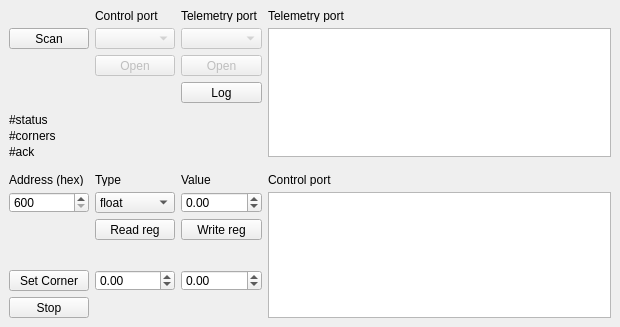
<?xml version="1.0" encoding="UTF-8"?>
<ui version="4.0">
 <class>MainWindow</class>
 <widget class="QMainWindow" name="MainWindow">
  <property name="geometry">
   <rect>
    <x>0</x>
    <y>0</y>
    <width>620</width>
    <height>327</height>
   </rect>
  </property>
  <property name="sizePolicy">
   <sizepolicy hsizetype="Maximum" vsizetype="Preferred">
    <horstretch>0</horstretch>
    <verstretch>0</verstretch>
   </sizepolicy>
  </property>
  <property name="minimumSize">
   <size>
    <width>535</width>
    <height>325</height>
   </size>
  </property>
  <property name="windowTitle">
   <string>Rotator ModBus</string>
  </property>
  <widget class="QWidget" name="centralwidget">
   <layout class="QGridLayout" name="gridLayout">
    <item row="0" column="0">
     <layout class="QGridLayout" name="gridLayout_Ports">
      <property name="sizeConstraint">
       <enum>QLayout::SetMaximumSize</enum>
      </property>
      <item row="13" column="0">
       <widget class="QPushButton" name="pushButton_Move">
        <property name="sizePolicy">
         <sizepolicy hsizetype="Preferred" vsizetype="Preferred">
          <horstretch>0</horstretch>
          <verstretch>0</verstretch>
         </sizepolicy>
        </property>
        <property name="minimumSize">
         <size>
          <width>75</width>
          <height>21</height>
         </size>
        </property>
        <property name="maximumSize">
         <size>
          <width>100</width>
          <height>30</height>
         </size>
        </property>
        <property name="text">
         <string>Set Corner</string>
        </property>
       </widget>
      </item>
      <item row="1" column="0">
       <widget class="QPushButton" name="pushButton_ScanPort">
        <property name="sizePolicy">
         <sizepolicy hsizetype="Preferred" vsizetype="Preferred">
          <horstretch>0</horstretch>
          <verstretch>0</verstretch>
         </sizepolicy>
        </property>
        <property name="minimumSize">
         <size>
          <width>75</width>
          <height>21</height>
         </size>
        </property>
        <property name="maximumSize">
         <size>
          <width>100</width>
          <height>30</height>
         </size>
        </property>
        <property name="text">
         <string>Scan</string>
        </property>
       </widget>
      </item>
      <item row="1" column="3" rowspan="7">
       <widget class="QListWidget" name="listWidget_Telemetry">
        <property name="sizePolicy">
         <sizepolicy hsizetype="Preferred" vsizetype="Preferred">
          <horstretch>1</horstretch>
          <verstretch>0</verstretch>
         </sizepolicy>
        </property>
        <property name="minimumSize">
         <size>
          <width>250</width>
          <height>118</height>
         </size>
        </property>
        <property name="font">
         <font>
          <family>Courier New</family>
         </font>
        </property>
        <property name="frameShape">
         <enum>QFrame::StyledPanel</enum>
        </property>
       </widget>
      </item>
      <item row="7" column="0" colspan="3">
       <widget class="QLabel" name="label_Ack">
        <property name="minimumSize">
         <size>
          <width>0</width>
          <height>10</height>
         </size>
        </property>
        <property name="maximumSize">
         <size>
          <width>16777215</width>
          <height>15</height>
         </size>
        </property>
        <property name="text">
         <string>#ack</string>
        </property>
       </widget>
      </item>
      <item row="10" column="2">
       <widget class="QDoubleSpinBox" name="doubleSpinBox_RegisterValue">
        <property name="sizePolicy">
         <sizepolicy hsizetype="Preferred" vsizetype="Preferred">
          <horstretch>0</horstretch>
          <verstretch>0</verstretch>
         </sizepolicy>
        </property>
        <property name="minimumSize">
         <size>
          <width>75</width>
          <height>21</height>
         </size>
        </property>
        <property name="maximumSize">
         <size>
          <width>100</width>
          <height>30</height>
         </size>
        </property>
        <property name="minimum">
         <double>-99999.000000000000000</double>
        </property>
        <property name="maximum">
         <double>99999.000000000000000</double>
        </property>
       </widget>
      </item>
      <item row="10" column="1">
       <widget class="QComboBox" name="comboBox_valueType">
        <property name="sizePolicy">
         <sizepolicy hsizetype="Preferred" vsizetype="Preferred">
          <horstretch>0</horstretch>
          <verstretch>0</verstretch>
         </sizepolicy>
        </property>
        <property name="minimumSize">
         <size>
          <width>75</width>
          <height>21</height>
         </size>
        </property>
        <property name="maximumSize">
         <size>
          <width>100</width>
          <height>30</height>
         </size>
        </property>
        <item>
         <property name="text">
          <string>float</string>
         </property>
        </item>
        <item>
         <property name="text">
          <string>uint16</string>
         </property>
        </item>
        <item>
         <property name="text">
          <string>uint32</string>
         </property>
        </item>
       </widget>
      </item>
      <item row="9" column="0">
       <widget class="QLabel" name="label_4">
        <property name="minimumSize">
         <size>
          <width>75</width>
          <height>13</height>
         </size>
        </property>
        <property name="maximumSize">
         <size>
          <width>16777215</width>
          <height>15</height>
         </size>
        </property>
        <property name="text">
         <string>Address (hex)</string>
        </property>
       </widget>
      </item>
      <item row="0" column="1">
       <widget class="QLabel" name="label_8">
        <property name="minimumSize">
         <size>
          <width>75</width>
          <height>13</height>
         </size>
        </property>
        <property name="maximumSize">
         <size>
          <width>16777215</width>
          <height>15</height>
         </size>
        </property>
        <property name="text">
         <string>Control port</string>
        </property>
       </widget>
      </item>
      <item row="11" column="1">
       <widget class="QPushButton" name="pushButtonReadReg">
        <property name="sizePolicy">
         <sizepolicy hsizetype="Preferred" vsizetype="Preferred">
          <horstretch>0</horstretch>
          <verstretch>0</verstretch>
         </sizepolicy>
        </property>
        <property name="minimumSize">
         <size>
          <width>75</width>
          <height>21</height>
         </size>
        </property>
        <property name="maximumSize">
         <size>
          <width>100</width>
          <height>30</height>
         </size>
        </property>
        <property name="text">
         <string>Read reg</string>
        </property>
       </widget>
      </item>
      <item row="2" column="1">
       <widget class="QPushButton" name="pushButton_OpenControl">
        <property name="enabled">
         <bool>false</bool>
        </property>
        <property name="sizePolicy">
         <sizepolicy hsizetype="Preferred" vsizetype="Preferred">
          <horstretch>0</horstretch>
          <verstretch>0</verstretch>
         </sizepolicy>
        </property>
        <property name="minimumSize">
         <size>
          <width>75</width>
          <height>21</height>
         </size>
        </property>
        <property name="maximumSize">
         <size>
          <width>100</width>
          <height>30</height>
         </size>
        </property>
        <property name="text">
         <string>Open</string>
        </property>
       </widget>
      </item>
      <item row="14" column="0">
       <widget class="QPushButton" name="pushButton_Stop">
        <property name="sizePolicy">
         <sizepolicy hsizetype="Preferred" vsizetype="Preferred">
          <horstretch>0</horstretch>
          <verstretch>0</verstretch>
         </sizepolicy>
        </property>
        <property name="minimumSize">
         <size>
          <width>75</width>
          <height>21</height>
         </size>
        </property>
        <property name="maximumSize">
         <size>
          <width>100</width>
          <height>30</height>
         </size>
        </property>
        <property name="text">
         <string>Stop</string>
        </property>
       </widget>
      </item>
      <item row="13" column="2">
       <widget class="QDoubleSpinBox" name="doubleSpinBox_PITCH">
        <property name="sizePolicy">
         <sizepolicy hsizetype="Preferred" vsizetype="Preferred">
          <horstretch>0</horstretch>
          <verstretch>0</verstretch>
         </sizepolicy>
        </property>
        <property name="minimumSize">
         <size>
          <width>75</width>
          <height>21</height>
         </size>
        </property>
        <property name="maximumSize">
         <size>
          <width>100</width>
          <height>30</height>
         </size>
        </property>
        <property name="minimum">
         <double>-180.000000000000000</double>
        </property>
        <property name="maximum">
         <double>180.000000000000000</double>
        </property>
       </widget>
      </item>
      <item row="9" column="3">
       <widget class="QLabel" name="label_10">
        <property name="minimumSize">
         <size>
          <width>0</width>
          <height>13</height>
         </size>
        </property>
        <property name="maximumSize">
         <size>
          <width>16777215</width>
          <height>15</height>
         </size>
        </property>
        <property name="text">
         <string>Control port</string>
        </property>
       </widget>
      </item>
      <item row="11" column="2">
       <widget class="QPushButton" name="pushButton_WriteRegister">
        <property name="sizePolicy">
         <sizepolicy hsizetype="Preferred" vsizetype="Preferred">
          <horstretch>0</horstretch>
          <verstretch>0</verstretch>
         </sizepolicy>
        </property>
        <property name="minimumSize">
         <size>
          <width>75</width>
          <height>21</height>
         </size>
        </property>
        <property name="maximumSize">
         <size>
          <width>100</width>
          <height>30</height>
         </size>
        </property>
        <property name="text">
         <string>Write reg</string>
        </property>
       </widget>
      </item>
      <item row="10" column="3" rowspan="5">
       <widget class="QListWidget" name="listWidget_Control">
        <property name="sizePolicy">
         <sizepolicy hsizetype="Preferred" vsizetype="Expanding">
          <horstretch>0</horstretch>
          <verstretch>0</verstretch>
         </sizepolicy>
        </property>
        <property name="minimumSize">
         <size>
          <width>250</width>
          <height>118</height>
         </size>
        </property>
        <property name="font">
         <font>
          <family>Courier New</family>
         </font>
        </property>
       </widget>
      </item>
      <item row="1" column="2">
       <widget class="QComboBox" name="comboBox_TelemetryPort">
        <property name="enabled">
         <bool>false</bool>
        </property>
        <property name="sizePolicy">
         <sizepolicy hsizetype="Preferred" vsizetype="Preferred">
          <horstretch>0</horstretch>
          <verstretch>0</verstretch>
         </sizepolicy>
        </property>
        <property name="minimumSize">
         <size>
          <width>75</width>
          <height>21</height>
         </size>
        </property>
        <property name="maximumSize">
         <size>
          <width>100</width>
          <height>30</height>
         </size>
        </property>
       </widget>
      </item>
      <item row="1" column="1">
       <widget class="QComboBox" name="comboBox_ControlPort">
        <property name="enabled">
         <bool>false</bool>
        </property>
        <property name="sizePolicy">
         <sizepolicy hsizetype="Preferred" vsizetype="Preferred">
          <horstretch>0</horstretch>
          <verstretch>0</verstretch>
         </sizepolicy>
        </property>
        <property name="minimumSize">
         <size>
          <width>75</width>
          <height>21</height>
         </size>
        </property>
        <property name="maximumSize">
         <size>
          <width>100</width>
          <height>30</height>
         </size>
        </property>
       </widget>
      </item>
      <item row="9" column="1">
       <widget class="QLabel" name="label_5">
        <property name="minimumSize">
         <size>
          <width>75</width>
          <height>13</height>
         </size>
        </property>
        <property name="maximumSize">
         <size>
          <width>16777215</width>
          <height>15</height>
         </size>
        </property>
        <property name="text">
         <string>Type</string>
        </property>
       </widget>
      </item>
      <item row="12" column="2">
       <spacer name="verticalSpacer">
        <property name="orientation">
         <enum>Qt::Vertical</enum>
        </property>
        <property name="sizeHint" stdset="0">
         <size>
          <width>20</width>
          <height>40</height>
         </size>
        </property>
       </spacer>
      </item>
      <item row="8" column="0" colspan="4">
       <spacer name="verticalSpacer_3">
        <property name="orientation">
         <enum>Qt::Vertical</enum>
        </property>
        <property name="sizeType">
         <enum>QSizePolicy::Fixed</enum>
        </property>
        <property name="sizeHint" stdset="0">
         <size>
          <width>20</width>
          <height>10</height>
         </size>
        </property>
       </spacer>
      </item>
      <item row="9" column="2">
       <widget class="QLabel" name="label_6">
        <property name="minimumSize">
         <size>
          <width>75</width>
          <height>13</height>
         </size>
        </property>
        <property name="maximumSize">
         <size>
          <width>16777215</width>
          <height>15</height>
         </size>
        </property>
        <property name="text">
         <string>Value</string>
        </property>
       </widget>
      </item>
      <item row="13" column="1">
       <widget class="QDoubleSpinBox" name="doubleSpinBox_YAW">
        <property name="sizePolicy">
         <sizepolicy hsizetype="Preferred" vsizetype="Preferred">
          <horstretch>0</horstretch>
          <verstretch>0</verstretch>
         </sizepolicy>
        </property>
        <property name="minimumSize">
         <size>
          <width>75</width>
          <height>21</height>
         </size>
        </property>
        <property name="maximumSize">
         <size>
          <width>100</width>
          <height>30</height>
         </size>
        </property>
        <property name="minimum">
         <double>-180.000000000000000</double>
        </property>
        <property name="maximum">
         <double>180.000000000000000</double>
        </property>
       </widget>
      </item>
      <item row="3" column="2">
       <widget class="QPushButton" name="pushButton_Log">
        <property name="sizePolicy">
         <sizepolicy hsizetype="Preferred" vsizetype="Preferred">
          <horstretch>0</horstretch>
          <verstretch>0</verstretch>
         </sizepolicy>
        </property>
        <property name="minimumSize">
         <size>
          <width>75</width>
          <height>21</height>
         </size>
        </property>
        <property name="maximumSize">
         <size>
          <width>100</width>
          <height>30</height>
         </size>
        </property>
        <property name="text">
         <string>Log</string>
        </property>
        <property name="checkable">
         <bool>true</bool>
        </property>
       </widget>
      </item>
      <item row="0" column="3">
       <widget class="QLabel" name="label_11">
        <property name="minimumSize">
         <size>
          <width>0</width>
          <height>13</height>
         </size>
        </property>
        <property name="maximumSize">
         <size>
          <width>16777215</width>
          <height>15</height>
         </size>
        </property>
        <property name="text">
         <string>Telemetry port</string>
        </property>
       </widget>
      </item>
      <item row="4" column="0">
       <spacer name="verticalSpacer_2">
        <property name="orientation">
         <enum>Qt::Vertical</enum>
        </property>
        <property name="sizeHint" stdset="0">
         <size>
          <width>20</width>
          <height>40</height>
         </size>
        </property>
       </spacer>
      </item>
      <item row="6" column="0" colspan="3">
       <widget class="QLabel" name="label_Corners">
        <property name="minimumSize">
         <size>
          <width>0</width>
          <height>10</height>
         </size>
        </property>
        <property name="maximumSize">
         <size>
          <width>16777215</width>
          <height>15</height>
         </size>
        </property>
        <property name="text">
         <string>#corners</string>
        </property>
       </widget>
      </item>
      <item row="2" column="2">
       <widget class="QPushButton" name="pushButton_OpenTelemetry">
        <property name="enabled">
         <bool>false</bool>
        </property>
        <property name="sizePolicy">
         <sizepolicy hsizetype="Preferred" vsizetype="Preferred">
          <horstretch>0</horstretch>
          <verstretch>0</verstretch>
         </sizepolicy>
        </property>
        <property name="minimumSize">
         <size>
          <width>75</width>
          <height>21</height>
         </size>
        </property>
        <property name="maximumSize">
         <size>
          <width>100</width>
          <height>30</height>
         </size>
        </property>
        <property name="text">
         <string>Open</string>
        </property>
       </widget>
      </item>
      <item row="10" column="0">
       <widget class="QSpinBox" name="spinBox_registerAddress">
        <property name="sizePolicy">
         <sizepolicy hsizetype="Preferred" vsizetype="Preferred">
          <horstretch>0</horstretch>
          <verstretch>0</verstretch>
         </sizepolicy>
        </property>
        <property name="minimumSize">
         <size>
          <width>75</width>
          <height>21</height>
         </size>
        </property>
        <property name="maximumSize">
         <size>
          <width>100</width>
          <height>30</height>
         </size>
        </property>
        <property name="minimum">
         <number>1536</number>
        </property>
        <property name="maximum">
         <number>1792</number>
        </property>
        <property name="value">
         <number>1536</number>
        </property>
        <property name="displayIntegerBase">
         <number>16</number>
        </property>
       </widget>
      </item>
      <item row="0" column="2">
       <widget class="QLabel" name="label_9">
        <property name="minimumSize">
         <size>
          <width>75</width>
          <height>13</height>
         </size>
        </property>
        <property name="maximumSize">
         <size>
          <width>16777215</width>
          <height>15</height>
         </size>
        </property>
        <property name="text">
         <string>Telemetry port</string>
        </property>
       </widget>
      </item>
      <item row="5" column="0" colspan="3">
       <widget class="QLabel" name="label_Status">
        <property name="minimumSize">
         <size>
          <width>0</width>
          <height>10</height>
         </size>
        </property>
        <property name="maximumSize">
         <size>
          <width>16777215</width>
          <height>15</height>
         </size>
        </property>
        <property name="text">
         <string>#status</string>
        </property>
       </widget>
      </item>
     </layout>
    </item>
   </layout>
  </widget>
 </widget>
 <resources/>
 <connections/>
</ui>
